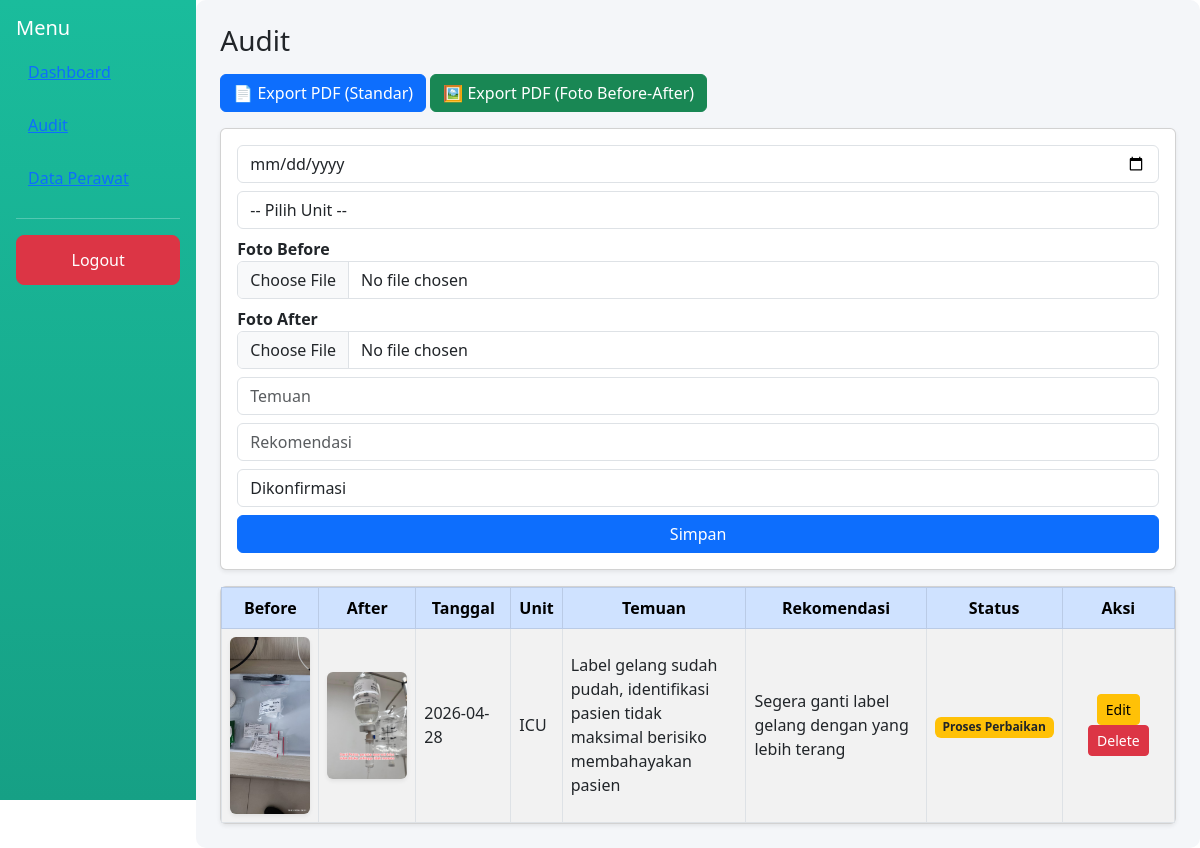
The app's page /audit (signed in) with its own data.
### tables this page shows
CREATE TABLE audit (
        id INTEGER PRIMARY KEY,
        foto TEXT,
        temuan TEXT,
        rekomendasi TEXT,
        status TEXT
    , tanggal TEXT, unit TEXT, foto_after TEXT);

### app.py (the view, shortened to what this page needs)
@app.route('/audit', methods=['GET','POST'])
@login_required
def audit():
    db = get_db()
    data = db.execute("SELECT * FROM audit").fetchall()
    return render_template('audit.html', data=data)

### app.py (called while the page is built)
def get_db():
    conn = sqlite3.connect('database.db')
    conn.row_factory = sqlite3.Row
    return conn

def login_required(f):
    @wraps(f)
    def wrap(*args, **kwargs):
        if 'user' not in session:
            return redirect('/')
        return f(*args, **kwargs)
    return wrap

### templates/audit.html (shortened to what this page needs)
{% extends 'layout.html' %}
{% block content %}
<h3 class="mb-3">Audit</h3>
<div class="mb-3">
    <a href="/audit/pdf" target="_blank" class="btn btn-primary">
        📄 Export PDF (Standar)
    </a>
    <a href="/audit/pdf2" target="_blank" class="btn btn-success">
        🖼 Export PDF (Foto Before-After)
    </a>
</div>
<form method="POST" enctype="multipart/form-data" class="card p-3 shadow-sm mb-3">
    <input type="date" name="tanggal" class="form-control mb-2" required>
    <select name="unit" class="form-control mb-2" required>
        <option value="">-- Pilih Unit --</option>
    </select>
    <label><b>Foto Before</b></label>
    <input type="file" name="foto_before" class="form-control mb-2">
    <label><b>Foto After</b></label>
    <input type="file" name="foto_after" class="form-control mb-2">
    <input name="temuan" class="form-control mb-2" placeholder="Temuan" required>
    <input name="rekomendasi" class="form-control mb-2" placeholder="Rekomendasi" required>
    <select name="status" class="form-control mb-2">
        <option>Dikonfirmasi</option>
    </select>
    <button class="btn btn-primary">Simpan</button>
</form>
<div class="card shadow-sm">
<table class="table table-bordered table-striped mb-0 align-middle">
<thead class="table-primary text-center">
<tr>
    <th>Before</th>
    <th>After</th>
    <th>Tanggal</th>
    <th>Unit</th>
    <th>Temuan</th>
    <th>Rekomendasi</th>
    <th>Status</th>
    <th>Aksi</th>
</tr>
</thead>
<tbody>
{% for d in data %}
<tr>
    <td class="text-center">
        {% if d.foto %}
            <img src="/static/uploads/{{ d.foto }}?t={{ d.id }}" width="80" class="rounded shadow-sm">
        {% else %}
            <span class="text-muted">-</span>
        {% endif %}
    </td>
    <td class="text-center">
        {% if d.foto_after %}
            <img src="/static/uploads/{{ d.foto_after }}?t={{ d.id }}" width="80" class="rounded shadow-sm">
        {% else %}
            <span class="text-muted">-</span>
        {% endif %}
    </td>
    <td>{{ d.tanggal }}</td>
    <td>{{ d.unit }}</td>
    <td style="max-width:200px; white-space:normal;">{{ d.temuan }}</td>
    <td style="max-width:200px; white-space:normal;">{{ d.rekomendasi }}</td>
    <td class="text-center">
        {% if d.status == 'Selesai' %}
            <span class="badge bg-success">{{ d.status }}</span>
        {% elif d.status == 'Proses Perbaikan' %}
            <span class="badge bg-warning text-dark">{{ d.status }}</span>
        {% else %}
            <span class="badge bg-danger">{{ d.status }}</span>
        {% endif %}
    </td>
    <td class="text-center">
        <a href="/audit/edit/{{ d.id }}" class="btn btn-warning btn-sm">Edit</a>
        <a href="/audit/delete/{{ d.id }}" class="btn btn-danger btn-sm"
           onclick="return confirm('Yakin hapus?')">Delete</a>
    </td>
</tr>
{% endfor %}
</tbody>
</table>
</div>
{% endblock %}

### templates/layout.html (shortened to what this page needs)
<!DOCTYPE html>
<html>
<head>
    <link href="https://cdn.jsdelivr.net/npm/bootstrap@5.3.0/dist/css/bootstrap.min.css" rel="stylesheet">
    <link rel="stylesheet" href="/static/style.css">
</head>
<body>
<div class="d-flex">
    <div class="sidebar p-3">
        <h5 class="text-white">Menu</h5>
        <a href="/dashboard">Dashboard</a>
        <a href="/audit">Audit</a>
        <a href="/perawat">Data Perawat</a>
        <hr>
        <a href="/logout" class="btn btn-danger w-100 mt-3"
          onclick="return confirm('Yakin ingin logout?')">
          Logout
        </a>
    </div>
    <div class="content p-4 w-100">
        {% block content %}{% endblock %}
    </div>
</div>
</body>
</html>

### static/style.css (style rules this page uses)
.sidebar { width: 230px; height: 100vh; background: linear-gradient(180deg, #1abc9c, #16a085); color: white; }
.sidebar a { padding: 12px; display: block; border-radius: 8px; margin-bottom: 5px; }
.content { background: #f4f6f9; border-radius: 10px; }

### records on screen
audit: foto (picture), foto_after (picture), tanggal "2026-04-28", unit "ICU", temuan "Label gelang sudah pudah, identifikasi pasien tidak maksimal berisiko membahayakan pasien", rekomendasi "Segera ganti label gelang dengan yang lebih terang", status "Proses Perbaikan"
